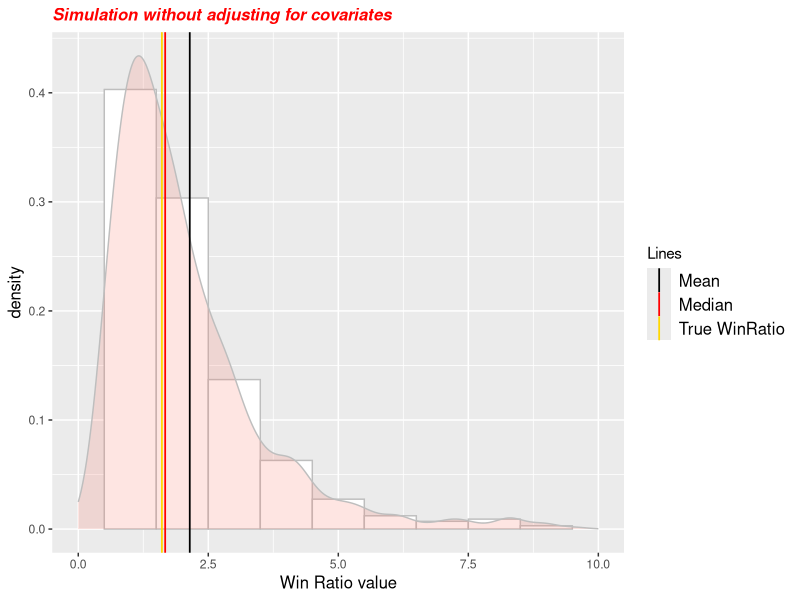
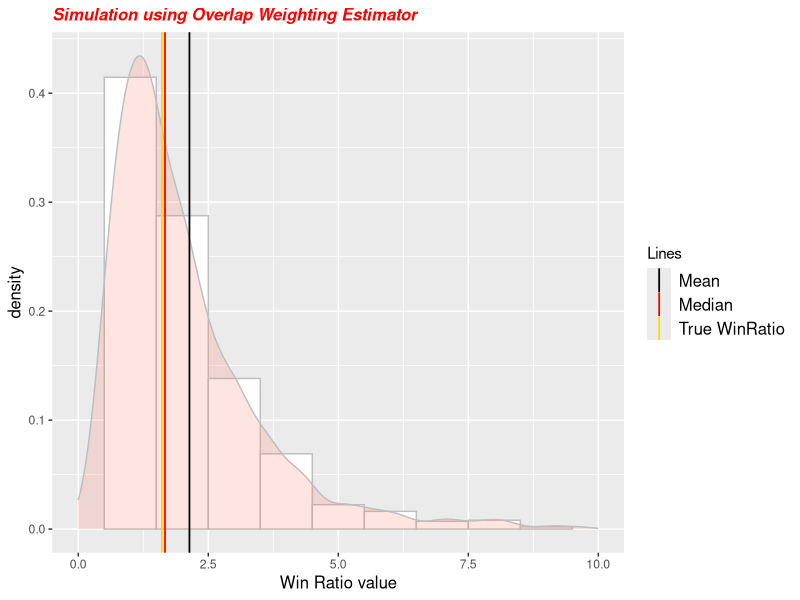

Recreate these plots in R, in order.
## ---- chunk 1
knitr::opts_chunk$set(echo = TRUE)
## ---- chunk 2
#vector of outcomes as a factor with ordered levels
outcomes_3lvl <- factor(c("first", "second", "third"), 
                   levels = c("first", "second", "third"), 
                   ordered = TRUE)

#Order: first < second < third, the larger the better

#number of observations in each group
n_count <- 30

inv_logit <- function(logit) exp(logit) / (1 + exp(logit))
## ---- chunk 3

#true probabilities trt column

true_logodds1_trt <- 1 + 1 * 1 + 0.5
true_logodds2_trt <- 0.05 + 1 * 1 + 0.5

true_prob_2to3_trt <- inv_logit(true_logodds1_trt)

true_prob_3_trt <- inv_logit(true_logodds2_trt)
true_prob_1_trt <- 1 - true_prob_2to3_trt
true_prob_2_trt <- true_prob_2to3_trt - true_prob_3_trt

#c(true_prob_1_trt,true_prob_2_trt,true_prob_3_trt)
#0.07585818 0.09922809 0.82491373

#true probabilities ctrl column

true_logodds1_ctrl <- 1 + 1 * 1
true_logodds2_ctrl <- 0.05 + 1 * 1

true_prob_2to3_ctrl <- inv_logit(true_logodds1_ctrl)

true_prob_3_ctrl <- inv_logit(true_logodds2_ctrl)
true_prob_1_ctrl <- 1 - true_prob_2to3_ctrl
true_prob_2_ctrl <- true_prob_2to3_ctrl - true_prob_3_ctrl

#c(true_prob_1_ctrl,true_prob_2_ctrl,true_prob_3_ctrl)
# 0.1192029 0.1400222 0.7407749


#trt: 0.07585818 0.09922809 0.82491373
#ctrl: 0.1192029 0.1400222 0.7407749

true_trt_wp_1col <- 0.82491373*(0.1192029+0.1400222) + 0.09922809*0.1192029
true_ctrl_wp_1col <- 0.7407749*(0.09922809+0.07585818) + 0.1400222*0.07585818

#True WR
true_wr_1col <- true_trt_wp_1col/true_ctrl_wp_1col

true_wr_1col
#1.608213
## ---- chunk 4

set.seed(1)

trt_eff1 <- 0.5
b1_trt <- 1
b1_ctrl <- 1
b01 <- 1
b02 <- 0.05

sim_num <- 1000
WR_sim_1col <- numeric(sim_num)

for (sim_count in 1:sim_num){




x1_trt <- rnorm(n_count, mean = 1, sd = 0.1)
x1_ctrl <- rnorm(n_count, mean = 1, sd = 0.1)


# trt outcome column

logodds1_trt <- b01 + b1_trt * x1_trt + trt_eff1
logodds2_trt <- b02 + b1_trt * x1_trt + trt_eff1


## Probability

prob_2to3_trt <- inv_logit(logodds1_trt)
prob_3_trt <- inv_logit(logodds2_trt)

prob_1_trt <- 1 - prob_2to3_trt
prob_2_trt <- prob_2to3_trt - prob_3_trt

# ctrl outcome column

logodds1_ctrl <- b01 + b1_ctrl * x1_ctrl
logodds2_ctrl <- b02 + b1_ctrl * x1_ctrl

## Probability

prob_2to3_ctrl <- inv_logit(logodds1_ctrl)
prob_3_ctrl <- inv_logit(logodds2_ctrl)

prob_1_ctrl <- 1 - prob_2to3_ctrl
prob_2_ctrl <- prob_2to3_ctrl - prob_3_ctrl

  
#generate random outcomes
outcomes_trt <- c()
for (i in 1:n_count) {
  outcomes_trt[i] <- sample(
    outcomes_3lvl, 
    size = 1,
    prob = c(prob_1_trt[i], prob_2_trt[i], prob_3_trt[i])
  )
}



outcomes_ctrl <- c()
for (i in 1:n_count) {
  outcomes_ctrl[i] <- sample(
    outcomes_3lvl, 
    size = 1,
    prob = c(prob_1_ctrl[i], prob_2_ctrl[i], prob_3_ctrl[i])
  )
}


df_trt_1col <- data.frame(outcomes_trt)
df_ctrl_1col <- data.frame(outcomes_ctrl)

trtwin_1col <- matrix(NA, nrow = nrow(df_trt_1col), ncol = nrow(df_ctrl_1col))
ctrlwin_1col <- matrix(NA, nrow = nrow(df_trt_1col), ncol = nrow(df_ctrl_1col))

for (i in 1:nrow(df_trt_1col)){
  for(j in 1:nrow(df_ctrl_1col)){

      if (df_trt_1col[i,1] > df_ctrl_1col[j,1]){
        trtwin_1col[i,j] = 1
        ctrlwin_1col[i,j] = 0
      }
      else if (df_trt_1col[i,1] < df_ctrl_1col[j,1]){
        trtwin_1col[i,j] = 0
        ctrlwin_1col[i,j] = 1
      }

  }
}


trt_winpr_1col <- sum(as.vector(trtwin_1col), na.rm = T)/(nrow(df_trt_1col)*nrow(df_ctrl_1col))
ctrl_winpr_1col <- sum(as.vector(ctrlwin_1col), na.rm = T)/(nrow(df_trt_1col)*nrow(df_ctrl_1col))

WR_sim_1col[sim_count] <- trt_winpr_1col/ctrl_winpr_1col

  
}

WR_sim_noninf_1col <- WR_sim_1col[WR_sim_1col!=Inf & WR_sim_1col!=0 &
                                    !is.na(WR_sim_1col)]

summary(WR_sim_noninf_1col)
var(WR_sim_noninf_1col)


## ---- chunk 5
set.seed(1)

trt_eff1 <- 0.5
b1_trt <- 1
b1_ctrl <- 1
b01 <- 1
b02 <- 0.05

sim_num <- 1000
WR_sim_1col_OW <- numeric(sim_num)

for (sim_count in 1:sim_num){


x1_trt <- rnorm(n_count, mean = 1, sd = 0.1)
x1_ctrl <- rnorm(n_count, mean = 1, sd = 0.1)


# trt outcome column

logodds1_trt <- b01 + b1_trt * x1_trt + trt_eff1
logodds2_trt <- b02 + b1_trt * x1_trt + trt_eff1


## Probability

prob_2to3_trt <- inv_logit(logodds1_trt)
prob_3_trt <- inv_logit(logodds2_trt)

prob_1_trt <- 1 - prob_2to3_trt
prob_2_trt <- prob_2to3_trt - prob_3_trt

# ctrl outcome column

logodds1_ctrl <- b01 + b1_ctrl * x1_ctrl
logodds2_ctrl <- b02 + b1_ctrl * x1_ctrl

## Probability

prob_2to3_ctrl <- inv_logit(logodds1_ctrl)
prob_3_ctrl <- inv_logit(logodds2_ctrl)

prob_1_ctrl <- 1 - prob_2to3_ctrl
prob_2_ctrl <- prob_2to3_ctrl - prob_3_ctrl

  
#generate random outcomes
outcomes_trt <- c()
for (i in 1:n_count) {
  outcomes_trt[i] <- sample(
    outcomes_3lvl, 
    size = 1,
    prob = c(prob_1_trt[i], prob_2_trt[i], prob_3_trt[i])
  )
}



outcomes_ctrl <- c()
for (i in 1:n_count) {
  outcomes_ctrl[i] <- sample(
    outcomes_3lvl, 
    size = 1,
    prob = c(prob_1_ctrl[i], prob_2_ctrl[i], prob_3_ctrl[i])
  )
}


df_trt_1col <- data.frame(outcomes_trt)
df_ctrl_1col <- data.frame(outcomes_ctrl)

colnames(df_trt_1col) <- "outcomes_comb"
colnames(df_ctrl_1col) <- "outcomes_comb"

df_comb_1col <- rbind(df_trt_1col, df_ctrl_1col)
df_comb_1col$treatment <- c(rep(1,n_count), rep(0,n_count))
df_comb_1col$x_covariate <- c(x1_trt, x1_ctrl)

###PS
PropScore <- glm(treatment~x_covariate, data = df_comb_1col, family=binomial)
pi_func <- fitted(PropScore)

trtwin_1col <- matrix(NA, nrow = nrow(df_trt_1col), ncol = nrow(df_ctrl_1col))
ctrlwin_1col <- matrix(NA, nrow = nrow(df_trt_1col), ncol = nrow(df_ctrl_1col))

for (i in 1:n_count){
  for(j in (n_count+1):(2*n_count)){

      if (df_comb_1col[i,1] > df_comb_1col[j,1]){
        trtwin_1col[i,j-n_count] = ((1-pi_func[i])*pi_func[j])/2
        ctrlwin_1col[i,j-n_count] = 0
      }
      else if (df_comb_1col[i,1] < df_comb_1col[j,1]){
        trtwin_1col[i,j-n_count] = 0
        ctrlwin_1col[i,j-n_count] = ((1-pi_func[i])*pi_func[j])/2
      }

  }
}


trt_winpr_1col <- sum(as.vector(trtwin_1col), na.rm = T)/(choose(2*n_count,2))
ctrl_winpr_1col <- sum(as.vector(ctrlwin_1col), na.rm = T)/(choose(2*n_count,2))

WR_sim_1col_OW[sim_count] <- trt_winpr_1col/ctrl_winpr_1col

  
}

WR_sim_noninf_1col_OW <- WR_sim_1col_OW[WR_sim_1col_OW!=Inf & WR_sim_1col_OW!=0 &
                                            !is.na(WR_sim_1col_OW)]

summary(WR_sim_noninf_1col_OW)
var(WR_sim_noninf_1col_OW)

## ---- chunk 6
library(ggplot2)

WR_sim_df_1col <- data.frame(WR_sim_noninf_1col)
WR_sim_df_1col_OW <- data.frame(WR_sim_noninf_1col_OW)


line.data_1col <- data.frame(xintercept = c(mean(WR_sim_noninf_1col), median(WR_sim_noninf_1col), true_wr_1col), 
                        Lines = c("Mean", "Median", "True WinRatio"),
  color = c("black", "red", "gold"), stringsAsFactors = FALSE)

line.data_1col_OW <- data.frame(xintercept = c(mean(WR_sim_noninf_1col_OW), median(WR_sim_noninf_1col_OW), 
                                                true_wr_1col), 
                        Lines = c("Mean", "Median", "True WinRatio"),
  color = c("black", "red", "gold"), stringsAsFactors = FALSE)


WR_hist1_1col <- ggplot(WR_sim_df_1col, aes(x=WR_sim_noninf_1col)) + 
  geom_histogram(color="grey", fill="white", binwidth = 1, aes(y=after_stat(density))) +
  xlim(0, 10) +
  geom_density(alpha=0.2, color = "grey", fill="salmon") +
  geom_vline(aes(xintercept = xintercept, color = Lines), line.data_1col, linewidth = 0.6) +
  scale_colour_manual(values = line.data_1col$color) +
  ggtitle("Simulation without adjusting for covariates") +
  xlab("Win Ratio value") +
  theme(
    plot.title = element_text(color="red", size=12, face="bold.italic"),
    axis.title.x = element_text(size=12),
    axis.title.y = element_text(size=12),
    legend.text = element_text(size=12)
    )

WR_hist1_1col_OW <- ggplot(WR_sim_df_1col_OW, aes(x=WR_sim_noninf_1col_OW)) + 
  geom_histogram(color="grey", fill="white", binwidth = 1, aes(y=after_stat(density))) +
  xlim(0, 10) +
  geom_density(alpha=0.2, color = "grey", fill="salmon") +
  geom_vline(aes(xintercept = xintercept, color = Lines), line.data_1col_OW, linewidth = 0.6) +
  scale_colour_manual(values = line.data_1col_OW$color) +
  ggtitle("Simulation using Overlap Weighting Estimator") +
  xlab("Win Ratio value") +
  theme(
    plot.title = element_text(color="red", size=12, face="bold.italic"),
    axis.title.x = element_text(size=12),
    axis.title.y = element_text(size=12),
    legend.text = element_text(size=12)
    )

WR_hist1_1col
WR_hist1_1col_OW
